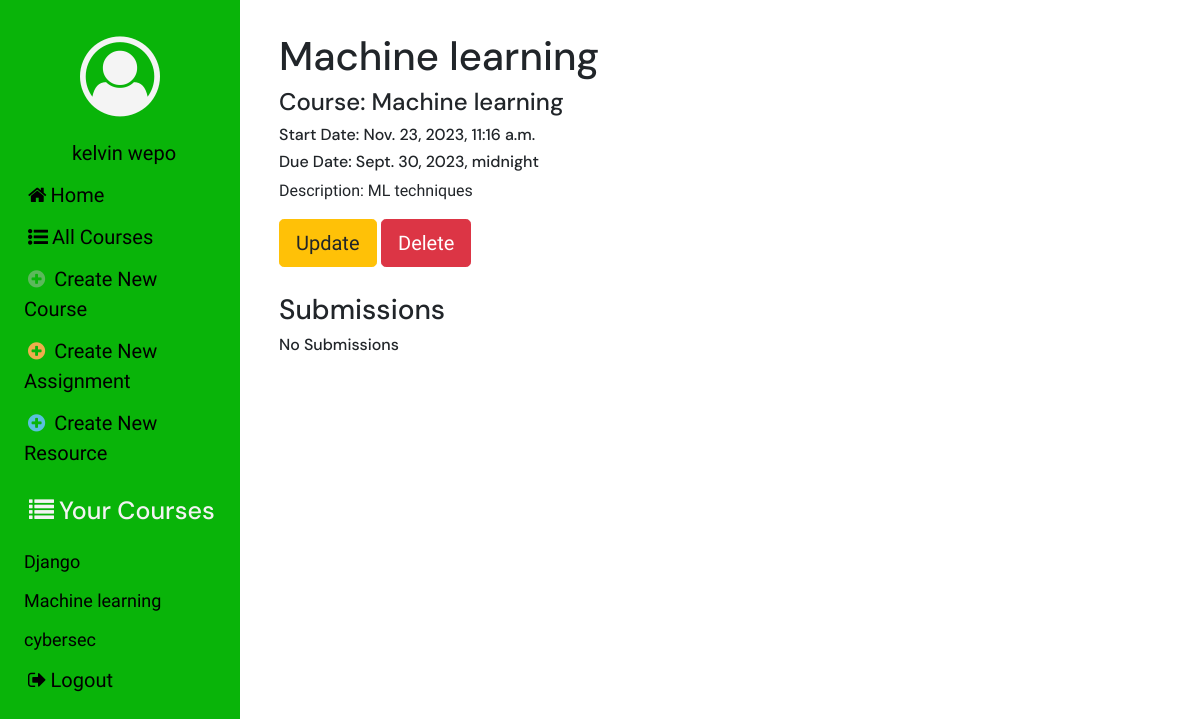
The app's page /assignments/detail/2/ (signed in), older data.
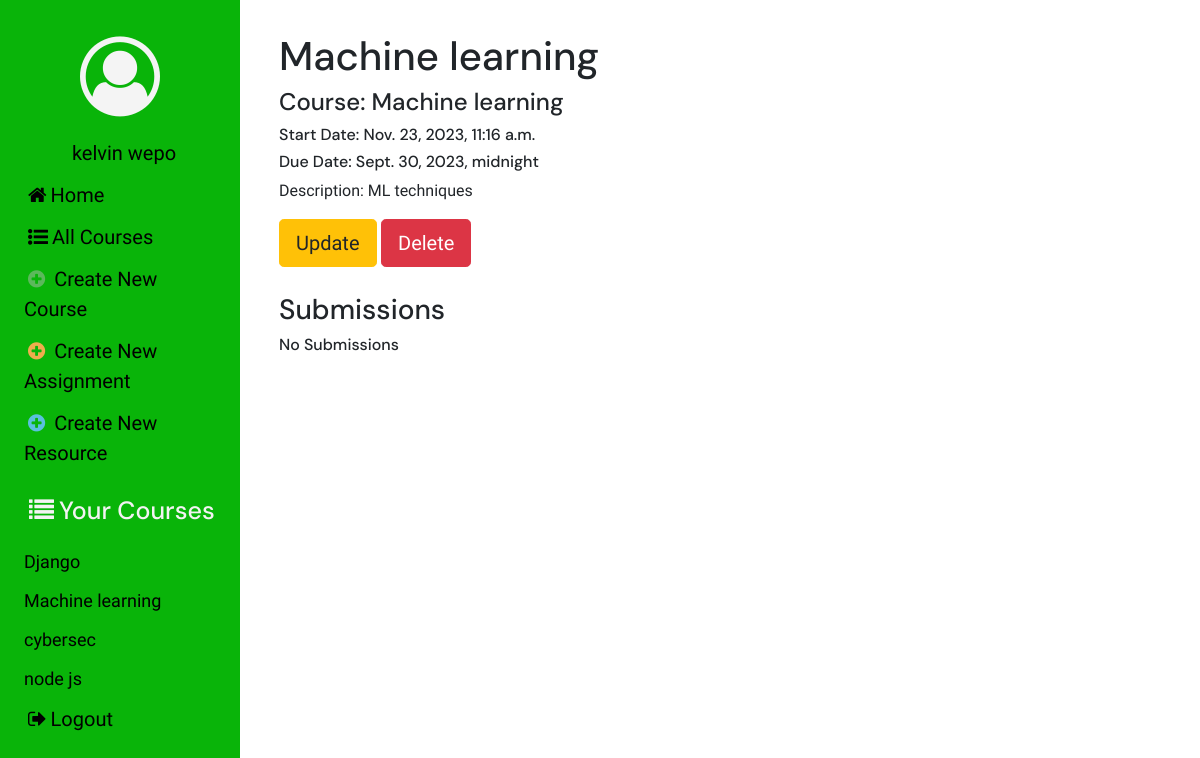
The same page, newer data.
### courses/models.py (models this page shows, shortened)
class Course(models.Model):
    course_name = models.CharField(max_length=200)
    course_description = models.TextField()
    teacher = models.ForeignKey(User, related_name="course", on_delete=models.CASCADE)
    students = models.ManyToManyField(User, through='Enrollment', related_name="student_course")
    def __str__(self):
        return self.course_name
    class Meta:
        ordering = ['course_name']

### assignments/views.py (the view)
# urls.py: re_path(r'^detail/(?P<pk>[-\w]+)/$', views.AssignmentDetail.as_view(), name='detail'),
class AssignmentDetail(LoginRequiredMixin, generic.DetailView):
    model = Assignment
    def get_context_data(self, **kwargs):
        course_obj = Course.objects.filter(students=self.request.user.id)
        context = super(AssignmentDetail, self).get_context_data(**kwargs)
        context['course'] = course_obj
        assignment = Assignment.objects.filter(pk=self.kwargs['pk'])
        assignment_object = get_object_or_404(assignment)
        context['duedate'] = assignment_object.due_date
        context['time'] = timezone.now()
        submitassignment = SubmitAssignment.objects.filter(assignment_ques=self.kwargs['pk'])
        context['submitted'] = submitassignment
        self.request.session['assignment'] = self.kwargs['pk']
        return context

### courses/context_processors.py (called while the page is built)
def courses_processor(request):
    course = Course.objects.all()
    return {'list_courses': course}

### users/models.py (called while the page is built)
    def __str__(self):
        return self.first_name + ' ' + self.last_name

### assignments/templates/assignments/assignment_detail.html (shortened to what this page needs)
{% extends 'assignments/assignment_base.html' %}
{% load bootstrap4 %}
{% block main_content %}
    <div class="container">
        <h1>{{assignment.assignment_name}}</h1>
        <h4>Course: {{assignment.course}}</h4>
        <h6>Start Date: {{assignment.start_date}}</h6>
        <h6>Due Date: {{assignment.due_date}}</h6>
        <p>Description: {{assignment.assignment_description}}</p>
        {% if user.user_type == 2 %}
            <a href="{% url 'assignments:update' pk=assignment.pk %}" class="btn btn-warning btn-lg">Update</a>
            <a href="{% url 'assignments:delete' pk=assignment.pk %}" class="btn btn-danger btn-lg">Delete</a>
            <div class="submissions">
            <h3>Submissions</h3>
            {% for submissions in submitted %}
                <a href="{% url 'assignments:submit_detail' pk=submissions.pk %}" class="list-group-item list-group-item-action">
                    <div class="d-flex w-100 justify-content-between">
                    <h5 class="mb-1">{{submissions.topic}}</h5>
                    <small>{{submissions.author}}</small>
                    </div>
                    <p class="mb-1">
                    {{submissions.description}}
                    </p>
                    <small>Start Date: {{submissions.submitted_date}}</small><br>
                </a>
            {% empty %}
                <h6>No Submissions</h6>
            {% endfor %}
            </div>
        {% endif %}
    </div>
{% endblock main_content %}

### templates/base.html (shortened to what this page needs)
{% load static %}
<html lang="en">
<head>
    <link rel="stylesheet" href="https://stackpath.bootstrapcdn.com/bootstrap/4.5.2/css/bootstrap.min.css" />
    <link rel="stylesheet" href="https://stackpath.bootstrapcdn.com/font-awesome/4.7.0/css/font-awesome.min.css" />
    <link rel="stylesheet" href="{% static 'django_lms/css/master.css' %}" />
</head>
<body>
    <div class="sidenav">
        <div class="side-items">
        <span class="sidemenu side-element"><i class="fa fa-user-circle-o fa-5x" aria-hidden="true" id="profile"></i></span>
        {% if user.is_authenticated %}
            <a href="{% url 'profile' pk=user.pk %}" class="sidemenu side-element">{{user}}</a>
            <a href="{% url 'home' %}"><i class="fa fa-home" aria-hidden="true"></i>Home</a>
            <a href="{% url 'courses:list' %}"><i class="fa fa-list-ul" aria-hidden="true"></i>All Courses</a>
            {% if user.user_type == 1 %}
                <span class="sidemenu"><h5 id="side-head"><i class="fa fa-list courses-icon" aria-hidden="true"></i>Your Courses</h5></span>
                {% for course in list_courses %}
                    {% if user in course.students.all %}
                        <span class="course-item"><a href="{% url 'courses:detail' pk=course.pk %}" >{{course}}</a></span>
                    {% endif %}
                {% endfor %}
            {% else %}
                <a href="{% url 'courses:create' %}"><i class="fa fa-plus-circle" aria-hidden="true" style="color: #5cb85c;font-size: 20px;"></i> Create New Course</a>
                <a href="{% url 'assignments:create' %}"><i class="fa fa-plus-circle" aria-hidden="true" style="color: #f0ad4e;font-size: 20px;"></i> Create New Assignment</a>
                <a href="{% url 'assignments:create' %}"><i class="fa fa-plus-circle" aria-hidden="true" style="color: #5bc0de;font-size: 20px;"></i> Create New Resource</a>
                <span class="sidemenu"><h5 id="side-head"><i class="fa fa-list courses-icon" aria-hidden="true"></i>Your Courses</h5></span>
                {% for course in list_courses %}
                    {% if user.id == course.teacher.id %}
                        <span class="course-item"><a href="{% url 'courses:detail' pk=course.pk %}" >{{course}}</a></span>
                    {% endif %}
                {% endfor %}
            {% endif %}
            <a href="{% url 'users:logout' %}" class="sidemenu"><i class="fa fa-sign-out" aria-hidden="true"></i>Logout</a>
        {% endif %}
        </div>
    </div>
    <div class="content">
        {% block body_content %}
        {% endblock body_content %}
    </div>
</body>
</html>

Row changes from the older to the newer data that the page shows:
added Course: course_name "node js"
